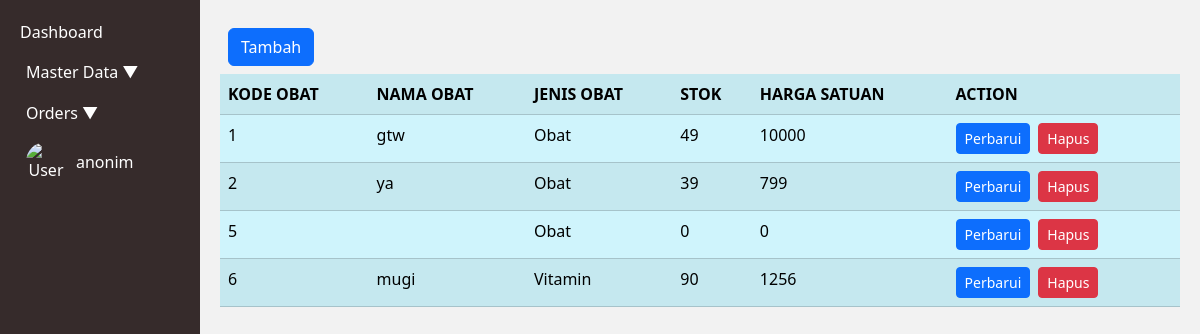
The app's page /index.php?page=obat (signed in), older data.
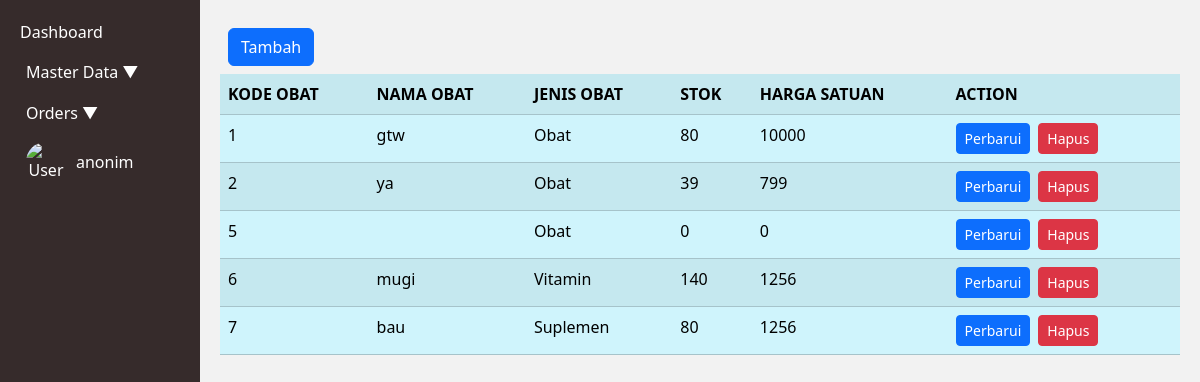
The same page, newer data.
### tables this page shows
CREATE TABLE `tb_obat` (
  `Id_Obat` int(3) NOT NULL AUTO_INCREMENT,
  `Nama_Obat` varchar(15) NOT NULL,
  `Stok_obat` int(5) NOT NULL,
  `Harga_satuan` int(8) NOT NULL,
  `Id_jenis` int(3) NOT NULL,
  PRIMARY KEY (`Id_Obat`),
  KEY `Id_jenis` (`Id_jenis`),
  CONSTRAINT `tb_obat_ibfk_1` FOREIGN KEY (`Id_jenis`) REFERENCES `tb_jenis_obat` (`Id_jenis`)
);

CREATE TABLE `tb_jenis_obat` (
  `Id_jenis` int(3) NOT NULL AUTO_INCREMENT,
  `nama_jenis` varchar(15) NOT NULL,
  `bentuk_obat` enum('Tablet','Sirup','kapsul','bubuk','makanan') NOT NULL,
  PRIMARY KEY (`Id_jenis`)
);

### obat.php (the view, shortened to what this page needs)
<div class="d-grid gap-2 p-2 d-md-flex justify-content-md">
    <a class="btn btn-primary me-md-2" href="index.php?page=obat.form&action=add" role="button">Tambah</a>
</div>
<?php
$mysqli = new mysqli("localhost", "root", "", "apotek");
$result = $mysqli->query("SELECT tb_obat.Id_Obat, tb_obat.Nama_Obat, tb_jenis_obat.Nama_jenis AS Jenis_obat, tb_obat.Stok_obat, tb_obat.Harga_satuan
    FROM tb_obat
    JOIN tb_jenis_obat ON tb_obat.Id_jenis = tb_jenis_obat.Id_jenis");
?>
<table class="table table-info table-striped">
    <tr>
        <th>KODE OBAT</th>
        <th>NAMA OBAT</th>
        <th>JENIS OBAT</th>
        <th>STOK</th>
        <th>HARGA SATUAN</th>
        <th>ACTION</th>
    </tr>
    <?php
    foreach ($result as $row) {
        echo "<tr>";
        echo "<td>";
        echo $row['Id_Obat'];
        echo "</td>";
        echo "<td>";
        echo $row['Nama_Obat'];
        echo "</td>";
        echo "<td>";
        echo $row['Jenis_obat'];
        echo "</td>";
        echo "<td>";
        echo $row['Stok_obat'];
        echo "</td>";
        echo "<td>";
        echo $row['Harga_satuan'];
        echo "</td>";
        echo "<td>";
        echo "<a class='btn btn-primary me-md-2 btn-sm' href='index.php?page=obat.form&Id_Obat=" . $row['Id_Obat'] . "&action=edit'>Perbarui</a>";
        echo "<form action='obat.action.php' method='POST' style ='display:inline;'>";
        echo "<button type='submit' class='btn btn-danger me-md-2 btn-sm' onclick='return confirm(\"Ingin menghapus data ini?\");'>Hapus</button>";
        echo "</form>";
        echo "</td>";
        echo "</tr>";
    }
    ?>
</table>

Row changes from the older to the newer data that the page shows:
changed tb_obat "gtw": Stok_obat "49" → "80"
changed tb_obat "mugi": Stok_obat "90" → "140"
added tb_obat: Id_Obat "7", Nama_Obat "bau", Id_jenis.nama_jenis "Suplemen", Stok_obat "80", Harga_satuan "1256"
